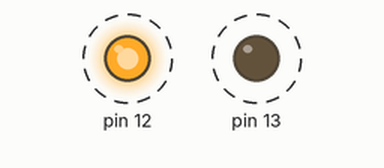
A sketch run on a simulated Arduino Uno, built with avr-gcc and run on an emulated ATmega328P. Shown: output pins drawn as LEDs (lit = HIGH). Dashed ring = blinking.

Above: at 0.2 s.
Timing chart, 0 to 4.6 s (numbered marks = the images above):
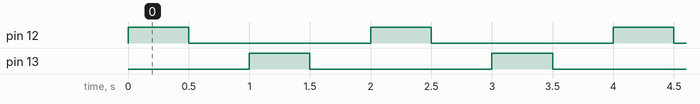

Measured:
- by itself, pin 12, pin 13: alternates HIGH for 0.50 s and LOW for 1.5 s
- by itself, everything shown: repeats every 2.0 s, in 4 steps

The sketch:

LED.ino
```cpp
class DigitalPin
{
	public:
		DigitalPin(int pin);
		void begin();
		void on();
		void off();
                bool status();
	private:
		int _pin;
		bool _status;
};

DigitalPin::DigitalPin(int pin)
{
	_pin = pin;

}
void DigitalPin::begin()
{
	pinMode(_pin, OUTPUT);
}
void DigitalPin::on()
{
	digitalWrite(_pin, HIGH);
	_status=1;
}
void DigitalPin::off()
{
	digitalWrite(_pin,LOW);
	_status=0;
}
bool DigitalPin::status()
{
	return _status;
}

DigitalPin LED[2]={12,13};


void setup()
{
	LED[0].begin();
	LED[1].begin();
}

void loop()
{
	LED[0].on();
	delay(500);
	LED[0].off();
	delay(500);
	LED[1].on();
	delay(500);
	LED[1].off();
	delay(500);

}
```
